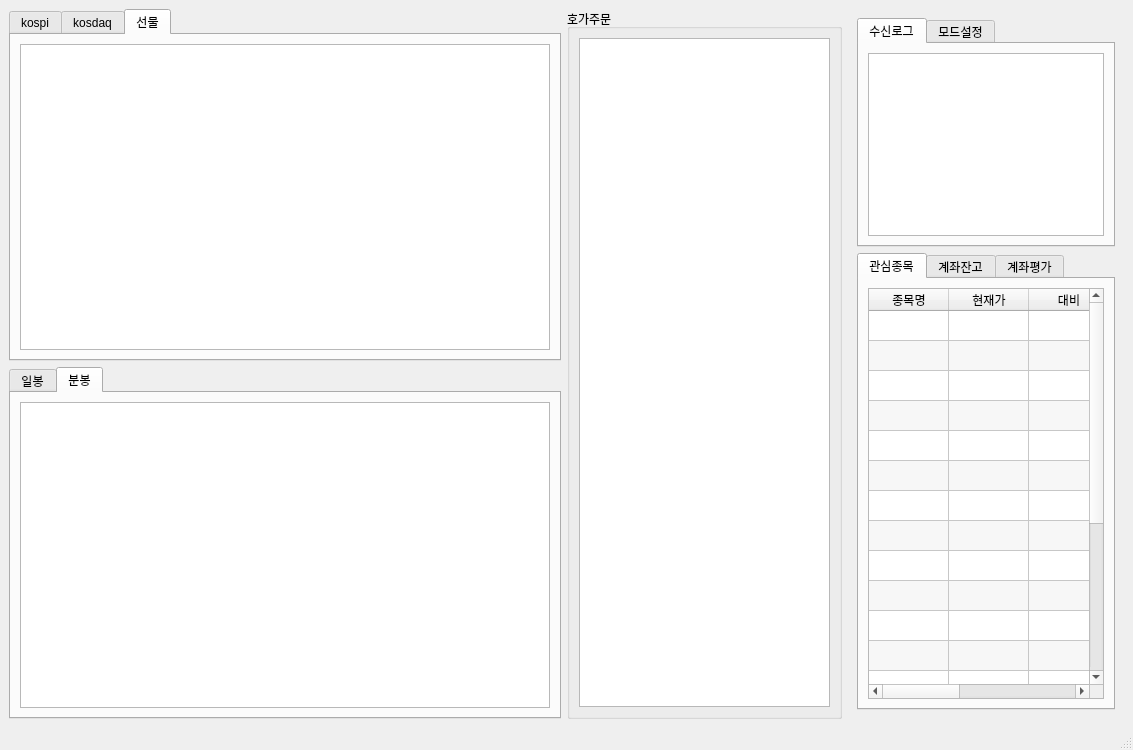
<?xml version="1.0" encoding="UTF-8"?>
<ui version="4.0">
 <class>MainWindow</class>
 <widget class="QMainWindow" name="MainWindow">
  <property name="geometry">
   <rect>
    <x>0</x>
    <y>0</y>
    <width>1133</width>
    <height>750</height>
   </rect>
  </property>
  <property name="windowTitle">
   <string>MainWindow</string>
  </property>
  <widget class="QWidget" name="centralwidget">
   <layout class="QGridLayout" name="gridLayout_10" columnstretch="200,100,100">
    <item row="0" column="0">
     <widget class="QTabWidget" name="market">
      <property name="currentIndex">
       <number>2</number>
      </property>
      <widget class="QWidget" name="kospi">
       <attribute name="title">
        <string>kospi</string>
       </attribute>
       <layout class="QGridLayout" name="gridLayout">
        <item row="0" column="0">
         <widget class="PlotWidget" name="kospichart"/>
        </item>
       </layout>
      </widget>
      <widget class="QWidget" name="kosdaq">
       <attribute name="title">
        <string>kosdaq</string>
       </attribute>
       <layout class="QGridLayout" name="gridLayout_6">
        <item row="0" column="0">
         <widget class="QGraphicsView" name="kosdaqchart"/>
        </item>
       </layout>
      </widget>
      <widget class="QWidget" name="future">
       <attribute name="title">
        <string>선물</string>
       </attribute>
       <layout class="QGridLayout" name="gridLayout_9">
        <item row="0" column="0">
         <widget class="QGraphicsView" name="futurechart"/>
        </item>
       </layout>
      </widget>
     </widget>
    </item>
    <item row="0" column="1" rowspan="2">
     <widget class="QGroupBox" name="hoga_order">
      <property name="title">
       <string>호가주문</string>
      </property>
      <layout class="QGridLayout" name="gridLayout_8">
       <item row="1" column="0">
        <widget class="QTableWidget" name="hogawindow"/>
       </item>
      </layout>
     </widget>
    </item>
    <item row="0" column="2" rowspan="2">
     <widget class="QWidget" name="widget" native="true">
      <layout class="QGridLayout" name="gridLayout_4" rowstretch="100,200">
       <item row="0" column="0">
        <widget class="QTabWidget" name="control">
         <property name="currentIndex">
          <number>0</number>
         </property>
         <widget class="QWidget" name="tab_4">
          <attribute name="title">
           <string>수신로그</string>
          </attribute>
          <layout class="QGridLayout" name="gridLayout_12">
           <item row="0" column="0">
            <widget class="QTextEdit" name="textEdit">
             <property name="readOnly">
              <bool>true</bool>
             </property>
            </widget>
           </item>
          </layout>
         </widget>
         <widget class="QWidget" name="tab_5">
          <attribute name="title">
           <string>모드설정</string>
          </attribute>
         </widget>
        </widget>
       </item>
       <item row="1" column="0">
        <widget class="QTabWidget" name="gwansim">
         <property name="currentIndex">
          <number>0</number>
         </property>
         <widget class="QWidget" name="tab_gwansim">
          <attribute name="title">
           <string>관심종목</string>
          </attribute>
          <layout class="QGridLayout" name="gridLayout_3">
           <item row="0" column="0">
            <widget class="QTableWidget" name="table_gwansim">
             <property name="alternatingRowColors">
              <bool>true</bool>
             </property>
             <property name="rowCount">
              <number>20</number>
             </property>
             <property name="columnCount">
              <number>5</number>
             </property>
             <attribute name="horizontalHeaderCascadingSectionResizes">
              <bool>false</bool>
             </attribute>
             <attribute name="horizontalHeaderDefaultSectionSize">
              <number>80</number>
             </attribute>
             <attribute name="horizontalHeaderHighlightSections">
              <bool>false</bool>
             </attribute>
             <attribute name="horizontalHeaderShowSortIndicator" stdset="0">
              <bool>false</bool>
             </attribute>
             <attribute name="horizontalHeaderStretchLastSection">
              <bool>true</bool>
             </attribute>
             <attribute name="verticalHeaderVisible">
              <bool>false</bool>
             </attribute>
             <row/>
             <row/>
             <row/>
             <row/>
             <row/>
             <row/>
             <row/>
             <row/>
             <row/>
             <row/>
             <row/>
             <row/>
             <row/>
             <row/>
             <row/>
             <row/>
             <row/>
             <row/>
             <row/>
             <row/>
             <column>
              <property name="text">
               <string>종목명</string>
              </property>
             </column>
             <column>
              <property name="text">
               <string>현재가</string>
              </property>
             </column>
             <column>
              <property name="text">
               <string>대비</string>
              </property>
             </column>
             <column>
              <property name="text">
               <string>등락율</string>
              </property>
             </column>
             <column>
              <property name="text">
               <string>거래량</string>
              </property>
             </column>
            </widget>
           </item>
          </layout>
         </widget>
         <widget class="QWidget" name="tab_account">
          <attribute name="title">
           <string>계좌잔고</string>
          </attribute>
          <layout class="QGridLayout" name="gridLayout_2">
           <item row="0" column="0">
            <widget class="QTableWidget" name="table_account">
             <property name="alternatingRowColors">
              <bool>true</bool>
             </property>
             <property name="rowCount">
              <number>20</number>
             </property>
             <property name="columnCount">
              <number>7</number>
             </property>
             <attribute name="horizontalHeaderDefaultSectionSize">
              <number>90</number>
             </attribute>
             <attribute name="verticalHeaderVisible">
              <bool>false</bool>
             </attribute>
             <row/>
             <row/>
             <row/>
             <row/>
             <row/>
             <row/>
             <row/>
             <row/>
             <row/>
             <row/>
             <row/>
             <row/>
             <row/>
             <row/>
             <row/>
             <row/>
             <row/>
             <row/>
             <row/>
             <row/>
             <column>
              <property name="text">
               <string>종목명</string>
              </property>
             </column>
             <column>
              <property name="text">
               <string>보유수량</string>
              </property>
             </column>
             <column>
              <property name="text">
               <string>매입가</string>
              </property>
             </column>
             <column>
              <property name="text">
               <string>현재가</string>
              </property>
             </column>
             <column>
              <property name="text">
               <string>수익률</string>
              </property>
             </column>
             <column>
              <property name="text">
               <string>평가손익</string>
              </property>
             </column>
             <column>
              <property name="text">
               <string>평가금액</string>
              </property>
             </column>
            </widget>
           </item>
          </layout>
         </widget>
         <widget class="QWidget" name="tab_acc_p">
          <attribute name="title">
           <string>계좌평가</string>
          </attribute>
          <layout class="QGridLayout" name="gridLayout_11">
           <item row="0" column="0">
            <widget class="QTableWidget" name="tableWidget">
             <property name="rowCount">
              <number>16</number>
             </property>
             <property name="columnCount">
              <number>10</number>
             </property>
             <attribute name="verticalHeaderVisible">
              <bool>false</bool>
             </attribute>
             <row>
              <property name="text">
               <string/>
              </property>
             </row>
             <row/>
             <row/>
             <row/>
             <row/>
             <row/>
             <row/>
             <row/>
             <row/>
             <row/>
             <row/>
             <row/>
             <row/>
             <row/>
             <row/>
             <row/>
             <column>
              <property name="text">
               <string>계좌번호</string>
              </property>
             </column>
             <column>
              <property name="text">
               <string>추정에수금</string>
              </property>
             </column>
             <column>
              <property name="text">
               <string>수익률</string>
              </property>
             </column>
             <column>
              <property name="text">
               <string>평가손익</string>
              </property>
             </column>
             <column>
              <property name="text">
               <string>매입금액</string>
              </property>
             </column>
             <column>
              <property name="text">
               <string>평가금액</string>
              </property>
             </column>
             <column/>
             <column/>
             <column/>
             <column/>
            </widget>
           </item>
          </layout>
         </widget>
        </widget>
       </item>
      </layout>
     </widget>
    </item>
    <item row="1" column="0">
     <widget class="QTabWidget" name="code_chart">
      <property name="currentIndex">
       <number>1</number>
      </property>
      <widget class="QWidget" name="teb_daily">
       <attribute name="title">
        <string>일봉</string>
       </attribute>
       <layout class="QGridLayout" name="gridLayout_5">
        <item row="0" column="0">
         <widget class="PlotWidget" name="day_chart"/>
        </item>
       </layout>
      </widget>
      <widget class="QWidget" name="tab_weekly">
       <attribute name="title">
        <string>분봉</string>
       </attribute>
       <layout class="QGridLayout" name="gridLayout_7">
        <item row="0" column="0">
         <widget class="QGraphicsView" name="weekly_chart"/>
        </item>
       </layout>
      </widget>
     </widget>
    </item>
   </layout>
  </widget>
  <widget class="QMenuBar" name="menubar">
   <property name="geometry">
    <rect>
     <x>0</x>
     <y>0</y>
     <width>1133</width>
     <height>21</height>
    </rect>
   </property>
  </widget>
  <widget class="QStatusBar" name="statusbar"/>
 </widget>
 <customwidgets>
  <customwidget>
   <class>PlotWidget</class>
   <extends>QGraphicsView</extends>
   <header>pyqtgraph</header>
  </customwidget>
 </customwidgets>
 <resources/>
 <connections/>
</ui>
